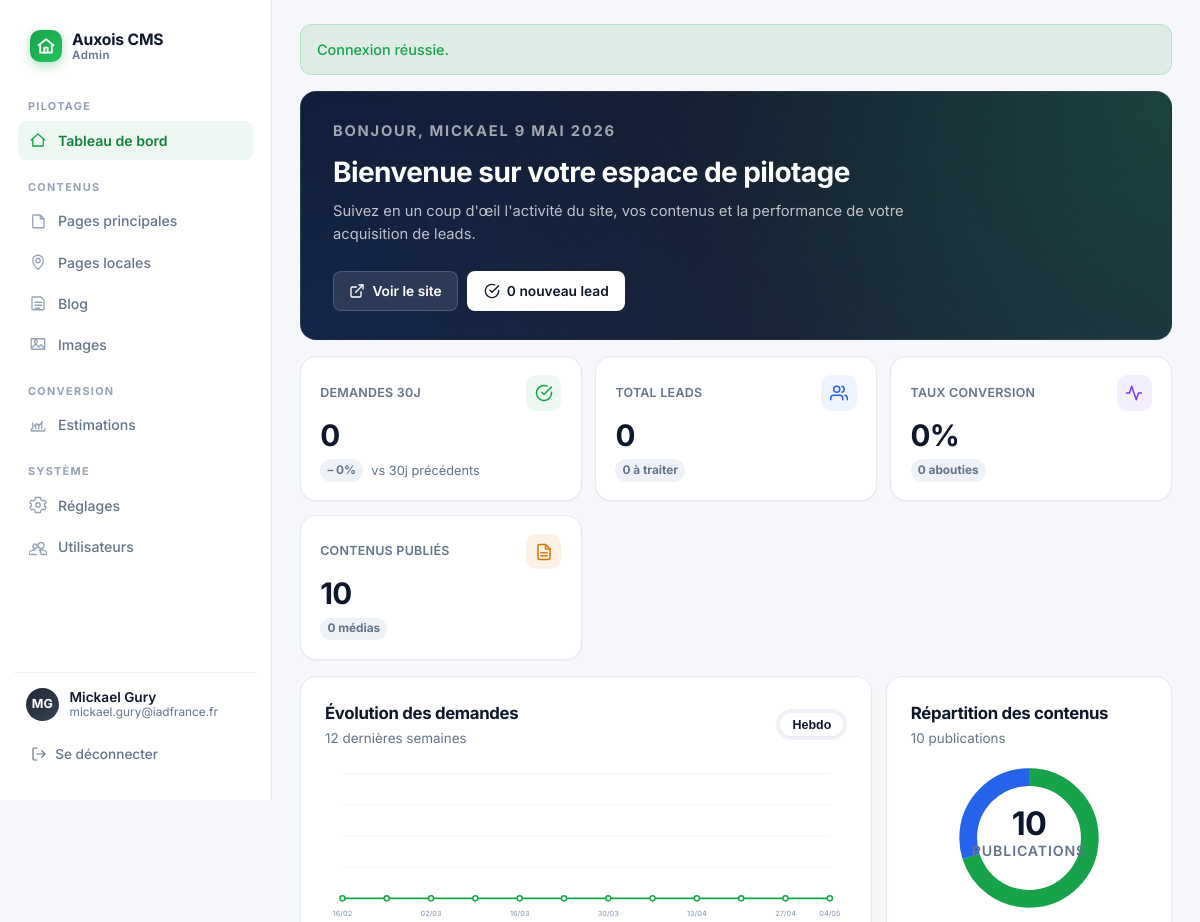
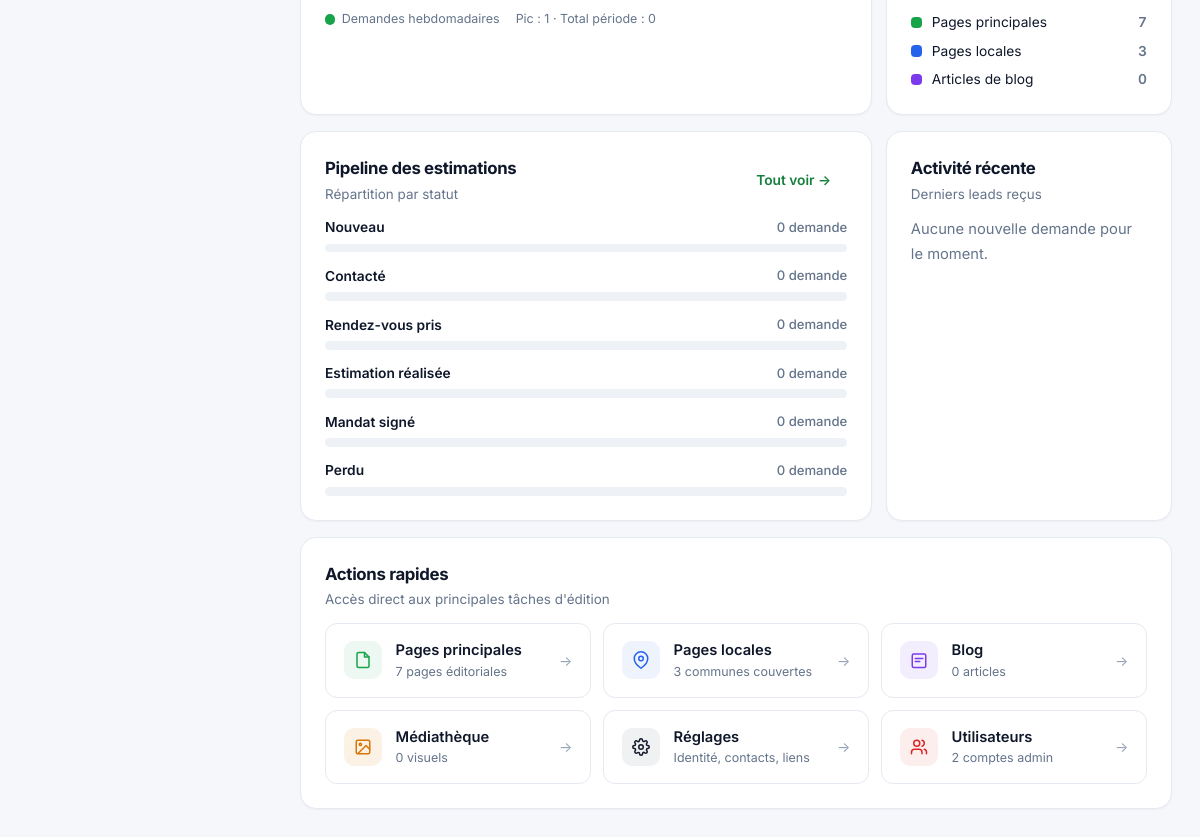
The page /ovh/admin/index.php (signed in) on the database its author committed (2 pictures, top to bottom).
### tables this page shows
CREATE TABLE IF NOT EXISTS cms_admin_users (
  id INT UNSIGNED NOT NULL AUTO_INCREMENT,
  name VARCHAR(150) NOT NULL,
  email VARCHAR(190) NOT NULL,
  password_hash VARCHAR(255) NOT NULL,
  role VARCHAR(50) NOT NULL DEFAULT 'admin',
  is_active TINYINT(1) NOT NULL DEFAULT 1,
  created_at DATETIME NOT NULL DEFAULT CURRENT_TIMESTAMP,
  updated_at DATETIME NOT NULL DEFAULT CURRENT_TIMESTAMP ON UPDATE CURRENT_TIMESTAMP,
  PRIMARY KEY (id),
  UNIQUE KEY uniq_cms_admin_users_email (email)
);

### ovh/admin/index.php (the view, shortened to what the rows shown need)
<?php
require dirname(__DIR__) . '/app/bootstrap.php';
$admin = cms_require_admin();
$users = cms_admin_users();
cms_render_admin_start('Tableau de bord', '/admin');
$adminFirstName = trim(explode(' ', (string) $admin['name'])[0] ?? 'Admin');
$today = strftime_safe();
?>
<section class="dashboard-hero">
  <div class="dashboard-hero-inner">
    <div>
      <p class="eyebrow">Bonjour, <?= cms_h($adminFirstName) ?> <?= cms_h($today) ?></p>
      <h1>Bienvenue sur votre espace de pilotage</h1>
      <p>Suivez en un coup d'œil l'activité du site, vos contenus et la performance de votre acquisition de leads.</p>
    </div>
  </div>
</section>
<section class="dashboard-layout">
  <div class="panel">
    <div class="panel-title-row">
      <div>
        <h2>Évolution des demandes</h2>
      </div>
    </div>
  </div>
  <div class="panel">
    <div class="panel-title-row">
      <div>
        <h2>Répartition des contenus</h2>
      </div>
    </div>
  </div>
</section>
<section class="dashboard-layout">
  <div class="panel">
    <div class="panel-title-row">
      <div>
        <h2>Pipeline des estimations</h2>
      </div>
    </div>
  </div>
  <div class="panel">
    <div class="panel-title-row">
      <div>
        <h2>Activité récente</h2>
      </div>
    </div>
  </div>
</section>
<section class="panel">
  <div class="panel-title-row">
    <div>
      <h2>Actions rapides</h2>
    </div>
  </div>
</section>
<?php cms_render_admin_end(); ?>

### ovh/app/views.php (shortened to what the rows shown need)
<?php
function cms_render_admin_start(string $title, string $currentNav): void
{
    $admin = cms_current_admin();
    $adminName = (string) ($admin['name'] ?? '');
    $adminEmail = (string) ($admin['email'] ?? '');
    ?>
    <!doctype html>
    <html lang="fr">
      <head>
        <link rel="stylesheet" href="<?= cms_h(cms_url('/assets/admin.css')) ?>">
      </head>
      <body class="admin-shell">
        <aside class="admin-sidebar">
          <div class="admin-sidebar-footer">
            <div class="admin-user-card">
              <div class="admin-user-info">
                <strong><?= cms_h($adminName !== '' ? $adminName : 'Administrateur') ?></strong>
                <?php if ($adminEmail !== ''): ?><small><?= cms_h($adminEmail) ?></small><?php endif; ?>
              </div>
            </div>
          </div>
        </aside>
        <main class="admin-main">
    <?php
}
function cms_render_admin_end(): void
{
    ?>
        </main>
      </body>
    </html>
    <?php
}
    ?>

### rows shown on the page
cms_admin_users: name "Mickael Gury", email "mickael.gury@iadfrance.fr", name "MICKAEL"

### other values the page prints
cms_h($groupLabel) "PILOTAGE"
cms_h($entry['label']) "Tableau de bord"
cms_h($groupLabel) "CONTENUS"
cms_h($entry['label']) "Pages principales"
cms_h($entry['label']) "Pages locales"
cms_h($entry['label']) "Blog"
cms_h($entry['label']) "Images"
cms_h($groupLabel) "CONVERSION"
cms_h($entry['label']) "Estimations"
cms_h($groupLabel) "SYSTÈME"
cms_h($entry['label']) "Réglages"
cms_h($entry['label']) "Utilisateurs"
cms_h($initials !== '' ? $initials : 'A') "MG"
cms_h($flash['message']) "Connexion réussie."
cms_h($today) "9 MAI 2026"
